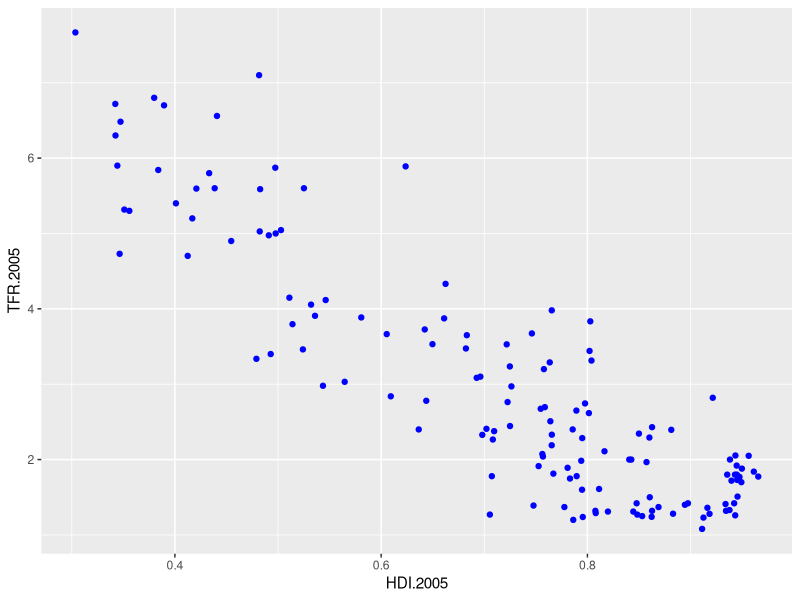
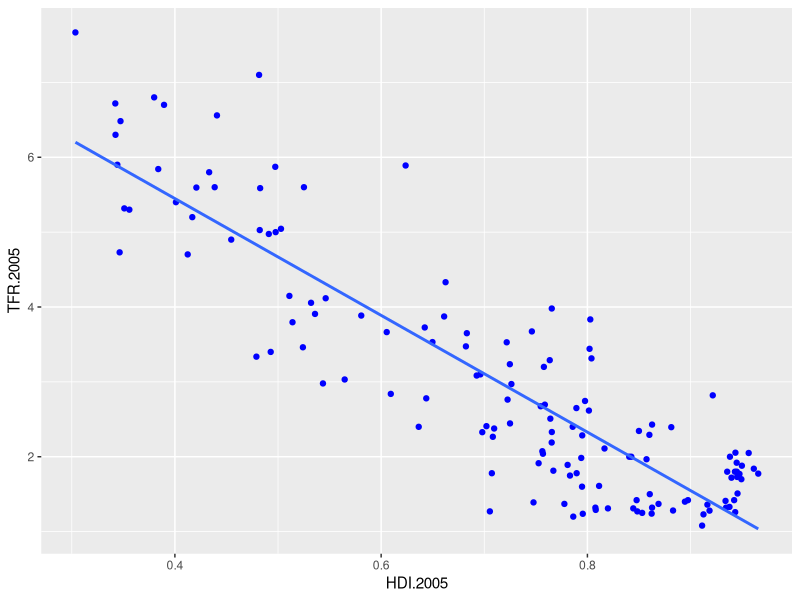
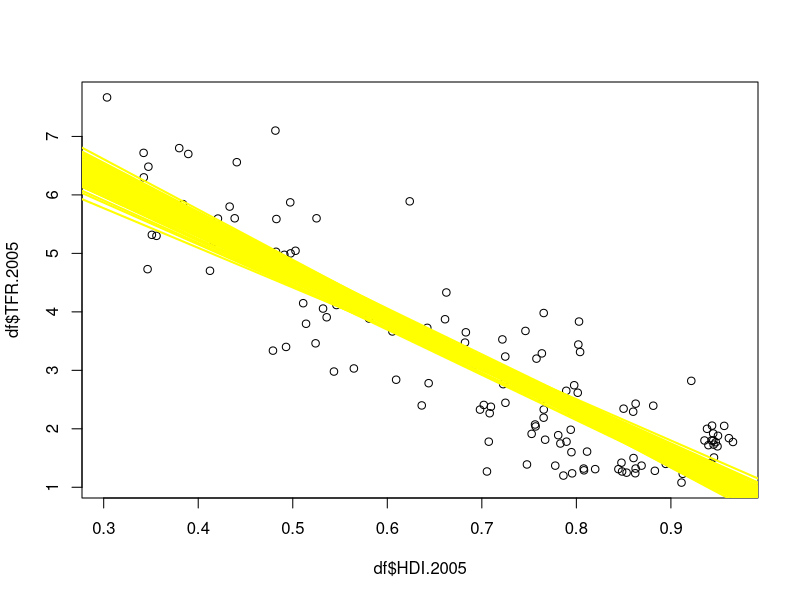
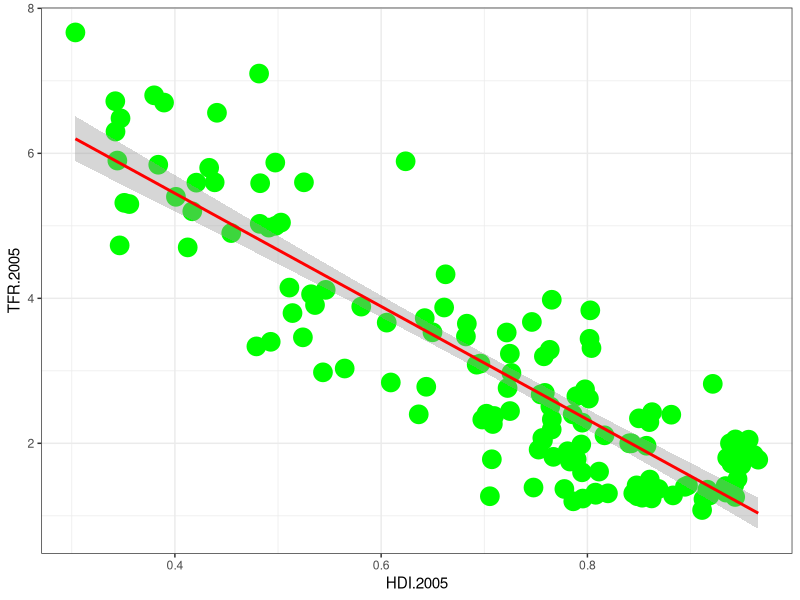
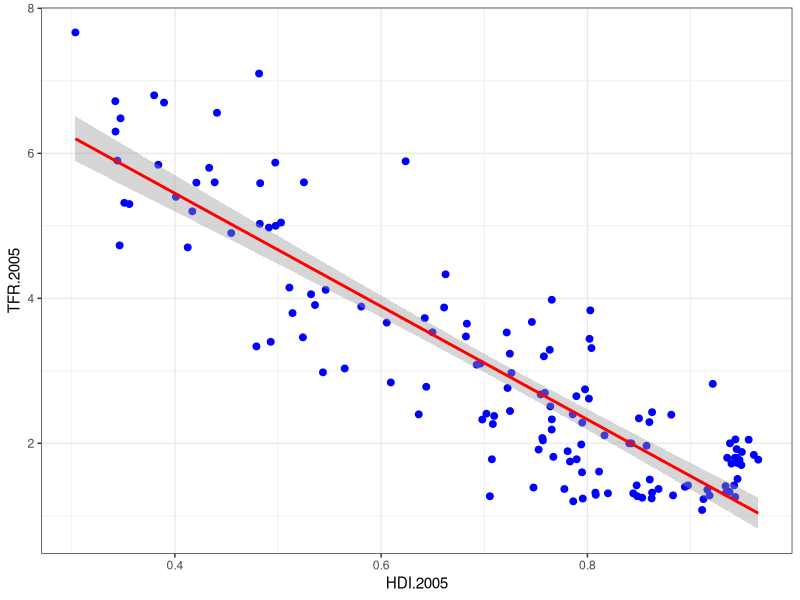
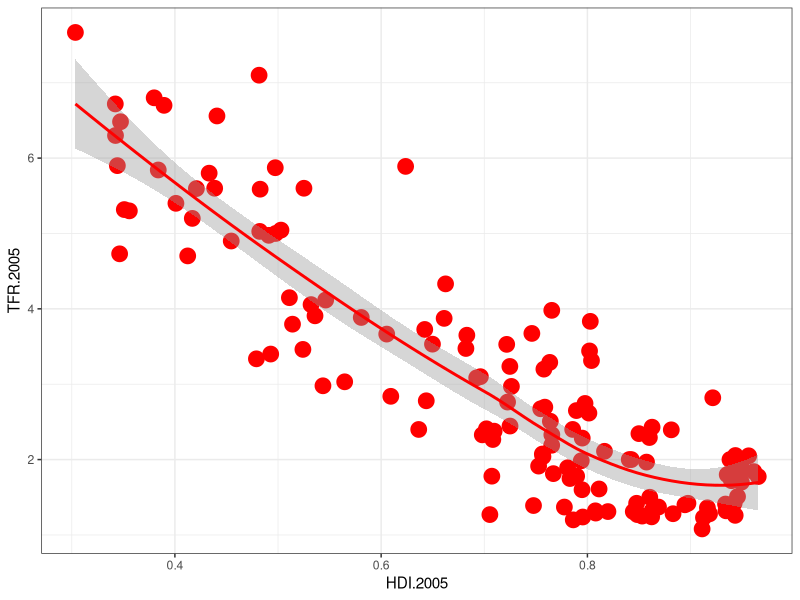

Source code (R) for these figures, in order: (Note: this script raises an error after producing the figures.)
############## Load Data #####

# install.packages("MASS") 
library(MASS)
library(ggplot2)
library(dplyr)
library(broom)
df <- read.csv("data/nature08230-s2.csv")
df <- tbl_df(df)
df <- select(df, country, HDI.2005, TFR.2005)
df <- filter(df, !is.na(HDI.2005), !is.na(TFR.2005))
df

############## Linear Regression ##########

ggplot(df, aes(x = HDI.2005, y = TFR.2005)) +
  geom_point(color = "blue")


lfit <- lm(TFR.2005 ~ HDI.2005, data = df)
tidy(lfit)

ggplot(df, aes(x = HDI.2005, y = TFR.2005)) +
  geom_point(color = "blue") + 
  geom_smooth(method = "lm", se = F)

# 
vcov(lfit) 

# multivariate random normal
mvrnorm(1, mu = lfit$coefficients, Sigma = vcov(lfit)) 
mvrnorm(2, mu = lfit$coefficients, Sigma = vcov(lfit)) 



# draw 100
sample.coefs <- mvrnorm(100, mu = lfit$coefficients, Sigma = vcov(lfit)) 
sample.coefs[1, ]
head(sample.coefs)

############## Introduction to Loops ##########

# Ex. 1
x <- c(5, 12, 13)
for (n in x){
  print( n ^ 2)
}

# Ex. 2
for (i in 1:10){
  print("Hello world!")
  print(i*i)
}

## which is the same as 
x<- c(1:10)
for (i in x){
  print("Hello world!")
  print(i*i)
}

## and 
x <- c(1:10)
for (snow in x){     # the counter can take any name
  print("Hello world!")
  print(snow*snow)
}


# Ex. 3
sqr <-  seq(1, 100, by=2) # generating sequences of 50 numbers
head(sqr)
sqr.squared <- NULL  ## setting up empty vector
for (n in 1:50) {
  sqr.squared[n] <- sqr[n]^2
}

head(sqr.squared)
head(cbind(sqr, sqr.squared))


############## for Loops ##########

plot(x = df$HDI.2005, y = df$TFR.2005)
abline(sample.coefs[1, ], col = "yellow", lwd = 2)


# let row be everything from 1 to 100
for (row in 1:100) {
  abline(sample.coefs[row, ], col = "yellow", lwd = 2)
} 

#### Introduction to Functions ########

# Creating a function, called f1, which adds a pair of numbers.
f1 <- function(x, y) {
  x + y
}

f1(3, 4)
f1(2, 6)

# Ex. 2
my.scatter.plot <- function(color, size = 2, method) { # set default size to 2
  ggplot(df, aes(x = HDI.2005, y =  TFR.2005)) + 
    geom_point(color = color, size = size) +   # color and size vary based on inputs
    geom_smooth(method = method, color = "red") + # line will always be red
    theme_bw()                                    # theme will always be bw
}

my.scatter.plot(color = "green", size = 6,  method = "lm")
my.scatter.plot(color = "blue",  method = "lm")
my.scatter.plot("red", 5, "loess")

############# Functions ###########

## calculating Root mean squared error RMSE


predicted.TFR <- sample.coefs[1, 1] + sample.coefs[1, 2] * df$HDI.2005
residuals <- df$TFR.2005 - predicted.TFR
RMSE <- sqrt(mean(residuals^2))
RMSE

Calc.RMSE <- function(intercept, slope){
  
  predicted.TFR <- intercept + slope * df$HDI.2005
  residuals <- df$TFR.2005 - predicted.TFR
  RMSE = sqrt(mean(residuals ^ 2))
  return(RMSE)
  
} 


Calc.RMSE(9, -7) # made up intercept and slope

# Draw 40
Calc.RMSE(intercept = sample.coefs[40, 1], slope = sample.coefs[40, 2])
Calc.RMSE(sample.coefs[40, 1], sample.coefs[40, 2]) 

# Draw 50
Calc.RMSE(sample.coefs[50, 1], sample.coefs[50, 2]) 




Matt.rmse <- function(prediction.vec, truth.vec) {
  # function to calculate RMSE
  # for vector of predictions and vector of truth
  # CHECK INPUTS
  if (length(prediction.vec) != length(truth.vec)) {
    stop("ERROR: prediction.vec and truth.vec are not the same length")
  }
  if (any(is.na(prediction.vec))) {
    stop("ERROR: prediction.vec has NA")
  }
  
  if (any(is.na(truth.vec))) {
    stop("ERROR: truth.vec has NA")
  }
  # FINISHED CHECKING INPUTS
  result <- sqrt(mean((prediction.vec - truth.vec)^2))
  # CHECK OUTPUT
  if (is.na(result)) stop("ERROR: result in NA")
  return(result)
}

Matt.rmse(lfit$fitted.value, TFR.2005)
